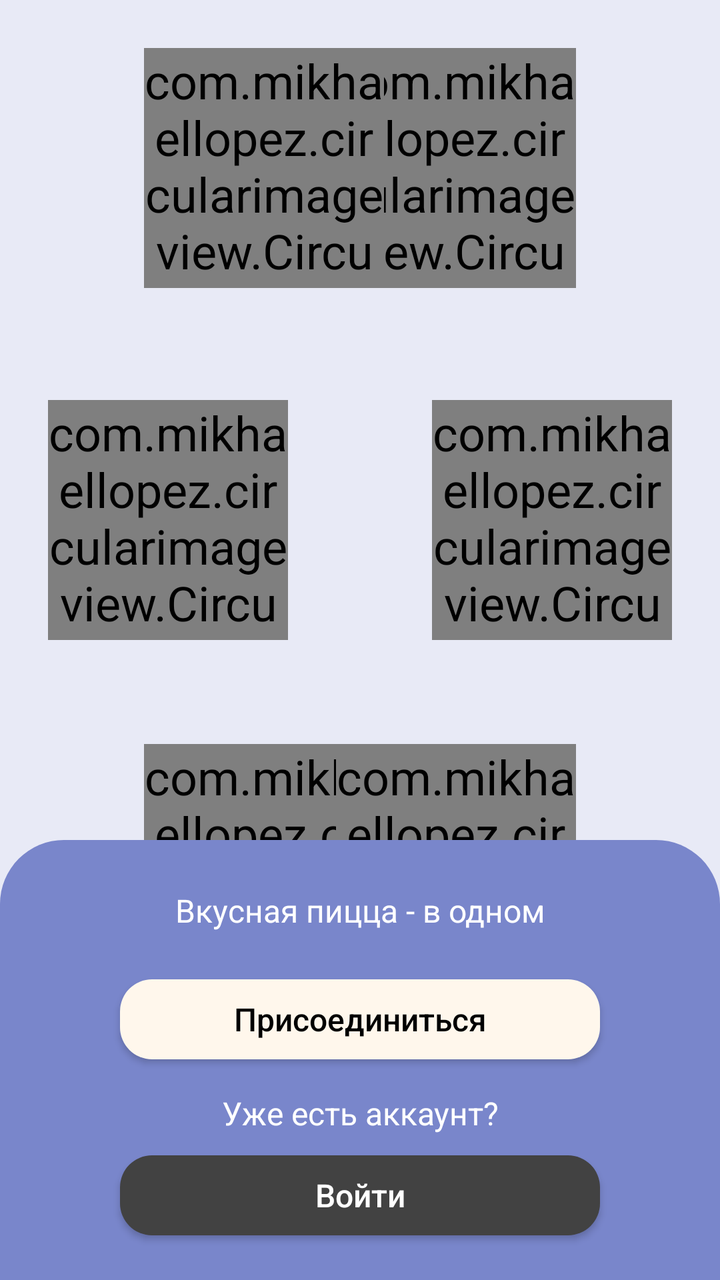
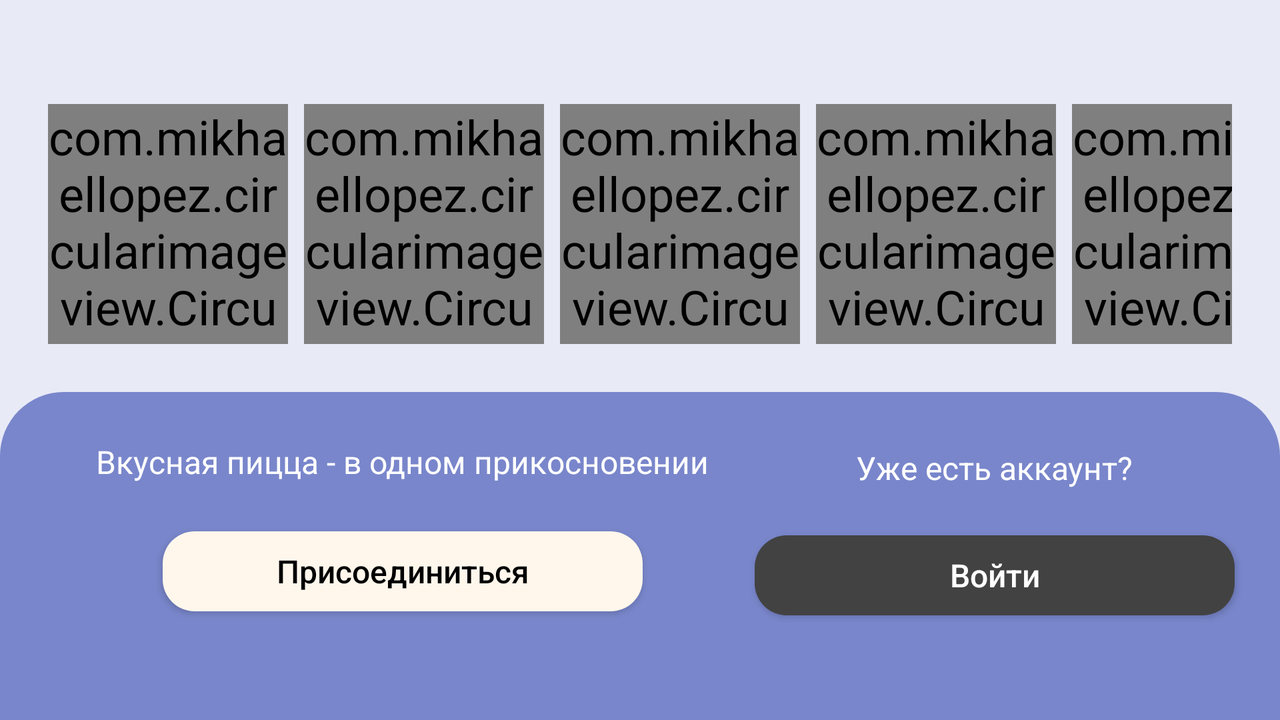

Compare how this app lays out the same screen by default and in its alternative resource folder. The renders come first, then the two layout files and the values they reference.
<!-- AndroidManifest.xml: application theme Theme.PizzaDelivery -->
<!-- res/layout/fragment_greeting.xml -->
<?xml version="1.0" encoding="utf-8"?>
<androidx.constraintlayout.widget.ConstraintLayout xmlns:android="http://schemas.android.com/apk/res/android"
    xmlns:app="http://schemas.android.com/apk/res-auto"
    xmlns:tools="http://schemas.android.com/tools"
    android:layout_width="match_parent"
    android:layout_height="match_parent"
    tools:context=".greeting.GreetingFragment">

    <androidx.constraintlayout.widget.Guideline
        android:id="@+id/guide_line_horizontal_top"
        android:layout_width="wrap_content"
        android:layout_height="wrap_content"
        android:orientation="horizontal"
        app:layout_constraintGuide_begin="@dimen/value_24_dp"
        app:layout_editor_absoluteX="@dimen/value_24_dp"/>

    <androidx.constraintlayout.widget.Guideline
        android:id="@+id/guide_line_vertical_left"
        android:layout_width="wrap_content"
        android:layout_height="wrap_content"
        android:orientation="vertical"
        app:layout_constraintGuide_begin="@dimen/value_24_dp"
        app:layout_editor_absoluteX="@dimen/value_24_dp"/>

    <androidx.constraintlayout.widget.Guideline
        android:id="@+id/guide_line_vertical_left_for_image"
        android:layout_width="wrap_content"
        android:layout_height="wrap_content"
        android:orientation="vertical"
        app:layout_constraintGuide_begin="@dimen/value_72_dp"
        app:layout_editor_absoluteX="@dimen/value_72_dp"/>

    <androidx.constraintlayout.widget.Guideline
        android:id="@+id/guide_line_horizontal_bottom"
        android:layout_width="wrap_content"
        android:layout_height="wrap_content"
        android:orientation="horizontal"
        app:layout_constraintGuide_end="@dimen/value_24_dp"
        app:layout_editor_absoluteX="@dimen/value_24_dp"/>

    <androidx.constraintlayout.widget.Guideline
        android:id="@+id/guide_line_vertical_right"
        android:layout_width="wrap_content"
        android:layout_height="wrap_content"
        android:orientation="vertical"
        app:layout_constraintGuide_end="@dimen/value_24_dp"
        app:layout_editor_absoluteX="@dimen/value_24_dp"/>

    <androidx.constraintlayout.widget.Guideline
        android:id="@+id/guide_line_vertical_right_for_image"
        android:layout_width="wrap_content"
        android:layout_height="wrap_content"
        android:orientation="vertical"
        app:layout_constraintGuide_end="@dimen/value_72_dp"
        app:layout_editor_absoluteX="@dimen/value_72_dp"/>

    <androidx.constraintlayout.widget.Guideline
        android:id="@+id/guide_line_horizontal_top_first_for_image"
        android:layout_width="wrap_content"
        android:layout_height="wrap_content"
        android:orientation="horizontal"
        app:layout_constraintGuide_begin="@dimen/value_200_dp"
        app:layout_editor_absoluteY="@dimen/value_200_dp"/>

    <androidx.constraintlayout.widget.Guideline
        android:id="@+id/guide_line_horizontal_top_second_for_image"
        android:layout_width="wrap_content"
        android:layout_height="wrap_content"
        android:orientation="horizontal"
        app:layout_constraintGuide_begin="@dimen/value_372_dp"
        app:layout_editor_absoluteY="@dimen/value_372_dp"/>

    <com.mikhaellopez.circularimageview.CircularImageView
        android:id="@+id/icon_courier"
        android:layout_width="@dimen/value_120_dp"
        android:layout_height="@dimen/value_120_dp"
        android:src="@drawable/icon_courier_with_pizza"
        app:civ_border_color="@color/light_gray_ellipse_greeting"
        app:layout_constraintEnd_toStartOf="@id/guide_line_vertical_right_for_image"
        app:layout_constraintHorizontal_bias="1.0"
        app:layout_constraintStart_toEndOf="@id/icon_30_min"
        app:layout_constraintTop_toTopOf="@id/guide_line_horizontal_top" />

    <com.mikhaellopez.circularimageview.CircularImageView
        android:id="@+id/icon_30_min"
        android:layout_width="@dimen/value_120_dp"
        android:layout_height="@dimen/value_120_dp"
        android:src="@drawable/icon_30min"
        app:civ_border_color="@color/light_gray_ellipse_greeting"
        app:layout_constraintEnd_toStartOf="@id/guide_line_vertical_right_for_image"
        app:layout_constraintHorizontal_bias="0.0"
        app:layout_constraintStart_toStartOf="@id/guide_line_vertical_left_for_image"
        app:layout_constraintTop_toTopOf="@id/guide_line_horizontal_top" />

    <com.mikhaellopez.circularimageview.CircularImageView
        android:id="@+id/icon_courier_bike"
        android:layout_width="@dimen/value_120_dp"
        android:layout_height="@dimen/value_120_dp"
        android:src="@drawable/icon_courier_bike"
        app:civ_border_color="@color/light_gray_ellipse_greeting"
        app:layout_constraintEnd_toStartOf="@id/guide_line_vertical_right_for_image"
        app:layout_constraintHorizontal_bias="0.0"
        app:layout_constraintStart_toStartOf="@id/guide_line_vertical_left"
        app:layout_constraintTop_toTopOf="@id/guide_line_horizontal_top_first_for_image" />


    <com.mikhaellopez.circularimageview.CircularImageView
        android:id="@+id/icon_cooking_pizza"
        android:layout_width="@dimen/value_120_dp"
        android:layout_height="@dimen/value_120_dp"
        android:src="@drawable/icon_cooking_pizza"
        app:civ_border_color="@color/light_gray_ellipse_greeting"
        app:layout_constraintBottom_toTopOf="@+id/bottom_rectangle"
        app:layout_constraintEnd_toStartOf="@id/guide_line_vertical_right_for_image"
        app:layout_constraintHorizontal_bias="0.0"
        app:layout_constraintVertical_bias="0.0"
        app:layout_constraintStart_toStartOf="@id/guide_line_vertical_left_for_image"
        app:layout_constraintTop_toTopOf="@id/guide_line_horizontal_top_second_for_image" />

    <com.mikhaellopez.circularimageview.CircularImageView
        android:id="@+id/icon_choose_pizza"
        android:layout_width="@dimen/value_120_dp"
        android:layout_height="@dimen/value_120_dp"
        android:src="@drawable/icon_choose_pizza"
        app:civ_border_color="@color/light_gray_ellipse_greeting"
        app:layout_constraintBottom_toTopOf="@+id/bottom_rectangle"
        app:layout_constraintEnd_toStartOf="@id/guide_line_vertical_right_for_image"
        app:layout_constraintHorizontal_bias="1.0"
        app:layout_constraintVertical_bias="0.0"
        app:layout_constraintStart_toEndOf="@id/icon_cooking_pizza"
        app:layout_constraintTop_toTopOf="@id/guide_line_horizontal_top_second_for_image" />

    <com.mikhaellopez.circularimageview.CircularImageView
        android:id="@+id/icon_love_phone"
        android:layout_width="@dimen/value_120_dp"
        android:layout_height="@dimen/value_120_dp"
        android:src="@drawable/icon_love_phone"
        app:civ_border_color="@color/light_gray_ellipse_greeting"
        app:layout_constraintBottom_toTopOf="@+id/bottom_rectangle"
        app:layout_constraintEnd_toStartOf="@id/guide_line_vertical_right"
        app:layout_constraintHorizontal_bias="1.0"
        app:layout_constraintVertical_bias="0.0"
        app:layout_constraintStart_toStartOf="@id/guide_line_vertical_left_for_image"
        app:layout_constraintTop_toTopOf="@id/guide_line_horizontal_top_first_for_image" />

    <View
        android:id="@+id/bottom_rectangle"
        android:layout_width="match_parent"
        android:layout_height="220dp"
        android:background="@drawable/custom_bottom_rectangle_greeting"
        app:layout_constraintBottom_toBottomOf="parent"
        app:layout_constraintEnd_toEndOf="parent"
        app:layout_constraintStart_toStartOf="parent" />

    <TextView
        android:id="@+id/textView2"
        android:layout_width="@dimen/value_0_dp"
        android:layout_height="wrap_content"
        android:padding="@dimen/value_24_dp"
        android:gravity="center"
        android:maxLines="1"
        android:text="@string/pizza_sentence_greeting_text"
        android:textColor="@color/white"
        android:textSize="@dimen/value_16_sp"
        app:layout_constraintBottom_toTopOf="@id/join_button"
        app:layout_constraintEnd_toStartOf="@id/guide_line_vertical_right"
        app:layout_constraintStart_toStartOf="@id/guide_line_vertical_left"
        app:layout_constraintTop_toTopOf="@id/bottom_rectangle" />

    <Button
        android:id="@+id/join_button"
        android:layout_width="@dimen/value_240_dp"
        android:layout_height="@dimen/value_40_dp"
        android:background="@drawable/custom_button_greeting"
        android:text="@string/join_text"
        android:textAllCaps="false"
        android:textSize="@dimen/value_16_sp"
        app:layout_constraintEnd_toStartOf="@id/guide_line_vertical_right"
        app:layout_constraintStart_toStartOf="@id/guide_line_vertical_left"
        app:layout_constraintTop_toBottomOf="@id/textView2" />

    <TextView
        android:id="@+id/textView3"
        android:layout_width="@dimen/value_0_dp"
        android:layout_height="wrap_content"
        android:layout_marginTop="@dimen/value_16_dp"
        android:gravity="center"
        android:maxLines="1"
        android:text="@string/have_acc_text"
        android:textSize="@dimen/value_16_sp"
        android:textColor="@color/white"
        app:layout_constraintEnd_toStartOf="@id/guide_line_vertical_right"
        app:layout_constraintStart_toStartOf="@id/guide_line_vertical_left"
        app:layout_constraintTop_toBottomOf="@id/join_button" />

    <Button
        android:id="@+id/enter_button"
        android:layout_width="@dimen/value_240_dp"
        android:layout_height="@dimen/value_40_dp"
        android:layout_marginTop="@dimen/value_12_dp"
        android:background="@drawable/custom_button_greeting"
        android:backgroundTint="@color/light_gray_button_greeting"
        android:text="@string/enter_text"
        android:textAllCaps="false"
        android:textSize="@dimen/value_16_sp"
        android:textColor="@color/white"
        app:layout_constraintBottom_toTopOf="@id/guide_line_horizontal_bottom"
        app:layout_constraintEnd_toStartOf="@id/guide_line_vertical_right"
        app:layout_constraintStart_toStartOf="@id/guide_line_vertical_left"
        app:layout_constraintTop_toBottomOf="@id/textView3" />


</androidx.constraintlayout.widget.ConstraintLayout>
<!-- resources referenced by this layout -->
<resources>
  <color name="light_gray_button_greeting">#424242</color>
  <color name="light_gray_ellipse_greeting">#D9D9D9</color>
  <color name="white">#FFFFFFFF</color>
  <dimen name="value_0_dp">0dp</dimen>
  <dimen name="value_120_dp">120dp</dimen>
  <dimen name="value_12_dp">12dp</dimen>
  <dimen name="value_16_dp">16dp</dimen>
  <dimen name="value_16_sp">16sp</dimen>
  <dimen name="value_200_dp">200dp</dimen>
  <dimen name="value_240_dp">240dp</dimen>
  <dimen name="value_24_dp">24dp</dimen>
  <dimen name="value_372_dp">372dp</dimen>
  <dimen name="value_40_dp">40dp</dimen>
  <dimen name="value_72_dp">72dp</dimen>
  <!-- drawable custom_bottom_rectangle_greeting (drawable) -->
  <?xml version="1.0" encoding="utf-8"?>
  <selector xmlns:android="http://schemas.android.com/apk/res/android"
      android:shape="rectangle">
      <item>
          <shape>
              <solid android:color="@color/light_purple"/>
              <corners
                  android:topRightRadius="@dimen/value_32_dp"
                  android:topLeftRadius="@dimen/value_32_dp"/>
          </shape>
      </item>
  
  </selector>
  <!-- drawable custom_button_greeting (drawable) -->
  <?xml version="1.0" encoding="utf-8"?>
  <selector xmlns:android="http://schemas.android.com/apk/res/android"
      android:shape="rectangle">
      <item>
          <shape>
              <solid android:color="@color/light_white_button_greeting"/>
              <corners android:radius="16dp"/>
          </shape>
      </item>
  </selector>
  <!-- drawable icon_30min: png bitmap (drawable, 123004 bytes) -->
  <!-- drawable icon_choose_pizza: png bitmap (drawable, 21833 bytes) -->
  <!-- drawable icon_cooking_pizza: png bitmap (drawable, 21863 bytes) -->
  <!-- drawable icon_courier_bike: png bitmap (drawable, 31410 bytes) -->
  <!-- drawable icon_courier_with_pizza: jpeg bitmap (drawable, 35923 bytes) -->
  <!-- drawable icon_love_phone: jpeg bitmap (drawable, 12796 bytes) -->
  <string name="enter_text">Войти</string>
  <string name="have_acc_text">Уже есть аккаунт?</string>
  <string name="join_text">Присоединиться</string>
  <string name="pizza_sentence_greeting_text">Вкусная пицца - в одном прикосновении</string>
  <style name="Theme.PizzaDelivery" parent="Theme.AppCompat.Light.DarkActionBar">
  
          <item name="colorPrimary">@color/light_background</item>
          <item name="colorPrimaryDark">@color/light_background</item>
          <item name="colorAccent">@color/teal_200</item>
          <item name="titleTextColor">@color/black</item>
          <item name="android:textColor">@color/black</item>
          <item name="android:textSize">24sp</item>
          <item name="android:textAllCaps">false</item>
          <item name="android:windowBackground">@color/light_background</item>
      </style>
  <color name="light_purple">#7986CB</color>
  <dimen name="value_32_dp">32dp</dimen>
  <color name="light_white_button_greeting">#FFF7EC</color>
  <color name="light_background">#E8EAF6</color>
  <color name="teal_200">#FF03DAC5</color>
  <color name="black">#FF000000</color>
</resources>
<!-- res/layout-land/fragment_greeting.xml (the repository's variant of the layout above) -->
<!-- drawn on the phone turned sideways -->
<?xml version="1.0" encoding="utf-8"?>
<androidx.constraintlayout.widget.ConstraintLayout xmlns:android="http://schemas.android.com/apk/res/android"
    xmlns:app="http://schemas.android.com/apk/res-auto"
    xmlns:tools="http://schemas.android.com/tools"
    android:layout_width="match_parent"
    android:layout_height="match_parent"
    tools:context=".greeting.GreetingFragment">

    <androidx.constraintlayout.widget.Guideline
        android:id="@+id/guide_line_horizontal_top"
        android:layout_width="wrap_content"
        android:layout_height="wrap_content"
        android:orientation="horizontal"
        app:layout_constraintGuide_begin="@dimen/value_24_dp"
        app:layout_editor_absoluteX="@dimen/value_24_dp"/>

    <androidx.constraintlayout.widget.Guideline
        android:id="@+id/guide_line_vertical_left"
        android:layout_width="wrap_content"
        android:layout_height="wrap_content"
        android:orientation="vertical"
        app:layout_constraintGuide_begin="@dimen/value_24_dp"
        app:layout_editor_absoluteX="@dimen/value_24_dp"/>

    <androidx.constraintlayout.widget.Guideline
        android:id="@+id/guide_line_vertical_left_for_image"
        android:layout_width="wrap_content"
        android:layout_height="wrap_content"
        android:orientation="vertical"
        app:layout_constraintGuide_begin="@dimen/value_72_dp"
        app:layout_editor_absoluteX="@dimen/value_72_dp"/>

    <androidx.constraintlayout.widget.Guideline
        android:id="@+id/guide_line_horizontal_bottom"
        android:layout_width="wrap_content"
        android:layout_height="wrap_content"
        android:orientation="horizontal"
        app:layout_constraintGuide_end="@dimen/value_24_dp"
        app:layout_editor_absoluteX="@dimen/value_24_dp"/>

    <androidx.constraintlayout.widget.Guideline
        android:id="@+id/guide_line_vertical_right"
        android:layout_width="wrap_content"
        android:layout_height="wrap_content"
        android:orientation="vertical"
        app:layout_constraintGuide_end="@dimen/value_24_dp"
        app:layout_editor_absoluteX="@dimen/value_24_dp"/>

    <androidx.constraintlayout.widget.Guideline
        android:id="@+id/guide_line_vertical_right_for_image"
        android:layout_width="wrap_content"
        android:layout_height="wrap_content"
        android:orientation="vertical"
        app:layout_constraintGuide_end="@dimen/value_72_dp"
        app:layout_editor_absoluteX="@dimen/value_72_dp"/>

    <androidx.constraintlayout.widget.Guideline
        android:id="@+id/guide_line_horizontal_top_first_for_image"
        android:layout_width="wrap_content"
        android:layout_height="wrap_content"
        android:orientation="horizontal"
        app:layout_constraintGuide_begin="@dimen/value_200_dp"
        app:layout_editor_absoluteY="@dimen/value_200_dp"/>

    <androidx.constraintlayout.widget.Guideline
        android:id="@+id/guide_line_horizontal_top_second_for_image"
        android:layout_width="wrap_content"
        android:layout_height="wrap_content"
        android:orientation="horizontal"
        app:layout_constraintGuide_begin="@dimen/value_372_dp"
        app:layout_editor_absoluteY="@dimen/value_372_dp"/>

    <LinearLayout
        android:id="@+id/linearLayout2"
        android:layout_width="@dimen/value_0_px"
        android:layout_height="wrap_content"
        android:divider="@drawable/divider_greeting"
        android:orientation="horizontal"
        android:showDividers="middle"
        app:layout_constraintBottom_toTopOf="@+id/guide_line_horizontal_top_first_for_image"
        app:layout_constraintEnd_toStartOf="@+id/guide_line_vertical_right"
        app:layout_constraintStart_toStartOf="@+id/guide_line_vertical_left"
        app:layout_constraintTop_toTopOf="@+id/guide_line_horizontal_top">

        <com.mikhaellopez.circularimageview.CircularImageView
            android:id="@+id/icon_courier"
            android:layout_width="@dimen/value_120_dp"
            android:layout_height="@dimen/value_120_dp"
            android:src="@drawable/icon_courier_with_pizza"
            app:civ_border_color="@color/light_gray_ellipse_greeting" />

        <com.mikhaellopez.circularimageview.CircularImageView
            android:id="@+id/icon_30_min"
            android:layout_width="@dimen/value_120_dp"
            android:layout_height="@dimen/value_120_dp"
            android:src="@drawable/icon_30min"
            app:civ_border_color="@color/light_gray_ellipse_greeting" />

        <com.mikhaellopez.circularimageview.CircularImageView
            android:id="@+id/icon_courier_bike"
            android:layout_width="@dimen/value_120_dp"
            android:layout_height="@dimen/value_120_dp"
            android:src="@drawable/icon_courier_bike"
            app:civ_border_color="@color/light_gray_ellipse_greeting" />


        <com.mikhaellopez.circularimageview.CircularImageView
            android:id="@+id/icon_cooking_pizza"
            android:layout_width="@dimen/value_120_dp"
            android:layout_height="@dimen/value_120_dp"
            android:src="@drawable/icon_cooking_pizza"
            app:civ_border_color="@color/light_gray_ellipse_greeting" />

        <com.mikhaellopez.circularimageview.CircularImageView
            android:id="@+id/icon_choose_pizza"
            android:layout_width="@dimen/value_120_dp"
            android:layout_height="@dimen/value_120_dp"
            android:src="@drawable/icon_choose_pizza"
            app:civ_border_color="@color/light_gray_ellipse_greeting" />

        <com.mikhaellopez.circularimageview.CircularImageView
            android:id="@+id/icon_love_phone"
            android:layout_width="@dimen/value_120_dp"
            android:layout_height="@dimen/value_120_dp"
            android:src="@drawable/icon_love_phone"
            app:civ_border_color="@color/light_gray_ellipse_greeting" />

    </LinearLayout>


    <View
        android:id="@+id/bottom_rectangle"
        android:layout_width="match_parent"
        app:layout_constraintVertical_bias="1.0"
        android:layout_marginTop="@dimen/value_24_dp"
        android:layout_height="@dimen/value_0_dp"
        android:background="@drawable/custom_bottom_rectangle_greeting"
        app:layout_constraintBottom_toBottomOf="parent"
        app:layout_constraintEnd_toEndOf="parent"
        app:layout_constraintStart_toStartOf="parent"
        app:layout_constraintTop_toBottomOf="@+id/linearLayout2" />

    <TextView
        android:id="@+id/textView2"
        android:layout_width="@dimen/value_0_dp"
        android:layout_height="wrap_content"
        android:padding="@dimen/value_24_dp"
        android:gravity="center"
        android:maxLines="1"
        android:text="@string/pizza_sentence_greeting_text"
        android:textColor="@color/white"
        android:textSize="@dimen/value_16_sp"
        app:layout_constraintBottom_toTopOf="@id/join_button"
        app:layout_constraintStart_toStartOf="@id/guide_line_vertical_left"
        app:layout_constraintTop_toTopOf="@id/bottom_rectangle" />

    <Button
        android:id="@+id/join_button"
        android:layout_width="@dimen/value_240_dp"
        android:layout_height="@dimen/value_40_dp"
        android:background="@drawable/custom_button_greeting"
        android:text="@string/join_text"
        android:textAllCaps="false"
        android:textSize="@dimen/value_16_sp"
        app:layout_constraintEnd_toEndOf="@+id/textView2"
        app:layout_constraintStart_toStartOf="@+id/textView2"
        app:layout_constraintTop_toBottomOf="@id/textView2" />

    <TextView
        android:id="@+id/textView3"
        android:layout_width="@dimen/value_0_dp"
        android:layout_height="wrap_content"
        android:gravity="center"
        android:padding="23dp"
        android:maxLines="1"
        android:text="@string/have_acc_text"
        android:textColor="@color/white"
        android:textSize="@dimen/value_16_sp"
        app:layout_constraintEnd_toStartOf="@id/guide_line_vertical_right"
        app:layout_constraintStart_toEndOf="@+id/textView2"
        app:layout_constraintTop_toTopOf="@+id/guide_line_horizontal_top_first_for_image" />

    <Button
        android:id="@+id/enter_button"
        android:layout_width="@dimen/value_240_dp"
        android:layout_height="@dimen/value_40_dp"
        android:background="@drawable/custom_button_greeting"
        android:backgroundTint="@color/light_gray_button_greeting"
        android:text="@string/enter_text"
        android:textAllCaps="false"
        android:textColor="@color/white"
        android:textSize="@dimen/value_16_sp"
        app:layout_constraintEnd_toEndOf="@+id/textView3"
        app:layout_constraintStart_toStartOf="@+id/textView3"
        app:layout_constraintTop_toBottomOf="@id/textView3" />


</androidx.constraintlayout.widget.ConstraintLayout>
<!-- resources referenced by the variant -->
<!-- as the phone turned sideways resolves them -->
<resources>
  <color name="light_gray_button_greeting">#424242</color>
  <color name="light_gray_ellipse_greeting">#D9D9D9</color>
  <color name="white">#FFFFFFFF</color>
  <dimen name="value_0_dp">0dp</dimen>
  <dimen name="value_0_px">0px</dimen>
  <dimen name="value_120_dp">120dp</dimen>
  <dimen name="value_16_sp">16sp</dimen>
  <dimen name="value_200_dp">200dp</dimen>
  <dimen name="value_240_dp">240dp</dimen>
  <dimen name="value_24_dp">24dp</dimen>
  <dimen name="value_372_dp">372dp</dimen>
  <dimen name="value_40_dp">40dp</dimen>
  <dimen name="value_72_dp">72dp</dimen>
  <!-- drawable custom_bottom_rectangle_greeting (drawable) -->
  <?xml version="1.0" encoding="utf-8"?>
  <selector xmlns:android="http://schemas.android.com/apk/res/android"
      android:shape="rectangle">
      <item>
          <shape>
              <solid android:color="@color/light_purple"/>
              <corners
                  android:topRightRadius="@dimen/value_32_dp"
                  android:topLeftRadius="@dimen/value_32_dp"/>
          </shape>
      </item>
  
  </selector>
  <!-- drawable custom_button_greeting (drawable) -->
  <?xml version="1.0" encoding="utf-8"?>
  <selector xmlns:android="http://schemas.android.com/apk/res/android"
      android:shape="rectangle">
      <item>
          <shape>
              <solid android:color="@color/light_white_button_greeting"/>
              <corners android:radius="16dp"/>
          </shape>
      </item>
  </selector>
  <!-- drawable divider_greeting (drawable) -->
  <?xml version="1.0" encoding="utf-8"?>
  <shape xmlns:android="http://schemas.android.com/apk/res/android"
      android:shape="line">
      <size android:width="@dimen/value_8_dp"
          android:height="@dimen/value_16_dp" />
      <solid android:color="@color/black"/>
  </shape>
  <!-- drawable icon_30min: png bitmap (drawable, 123004 bytes) -->
  <!-- drawable icon_choose_pizza: png bitmap (drawable, 21833 bytes) -->
  <!-- drawable icon_cooking_pizza: png bitmap (drawable, 21863 bytes) -->
  <!-- drawable icon_courier_bike: png bitmap (drawable, 31410 bytes) -->
  <!-- drawable icon_courier_with_pizza: jpeg bitmap (drawable, 35923 bytes) -->
  <!-- drawable icon_love_phone: jpeg bitmap (drawable, 12796 bytes) -->
  <string name="enter_text">Войти</string>
  <string name="have_acc_text">Уже есть аккаунт?</string>
  <string name="join_text">Присоединиться</string>
  <string name="pizza_sentence_greeting_text">Вкусная пицца - в одном прикосновении</string>
  <style name="Theme.PizzaDelivery" parent="Theme.AppCompat.Light.DarkActionBar">
  
          <item name="colorPrimary">@color/light_background</item>
          <item name="colorPrimaryDark">@color/light_background</item>
          <item name="colorAccent">@color/teal_200</item>
          <item name="titleTextColor">@color/black</item>
          <item name="android:textColor">@color/black</item>
          <item name="android:textSize">24sp</item>
          <item name="android:textAllCaps">false</item>
          <item name="android:windowBackground">@color/light_background</item>
      </style>
  <color name="light_purple">#7986CB</color>
  <dimen name="value_32_dp">32dp</dimen>
  <color name="light_white_button_greeting">#FFF7EC</color>
  <dimen name="value_8_dp">8dp</dimen>
  <dimen name="value_16_dp">16dp</dimen>
  <color name="black">#FF000000</color>
  <color name="light_background">#E8EAF6</color>
  <color name="teal_200">#FF03DAC5</color>
</resources>
